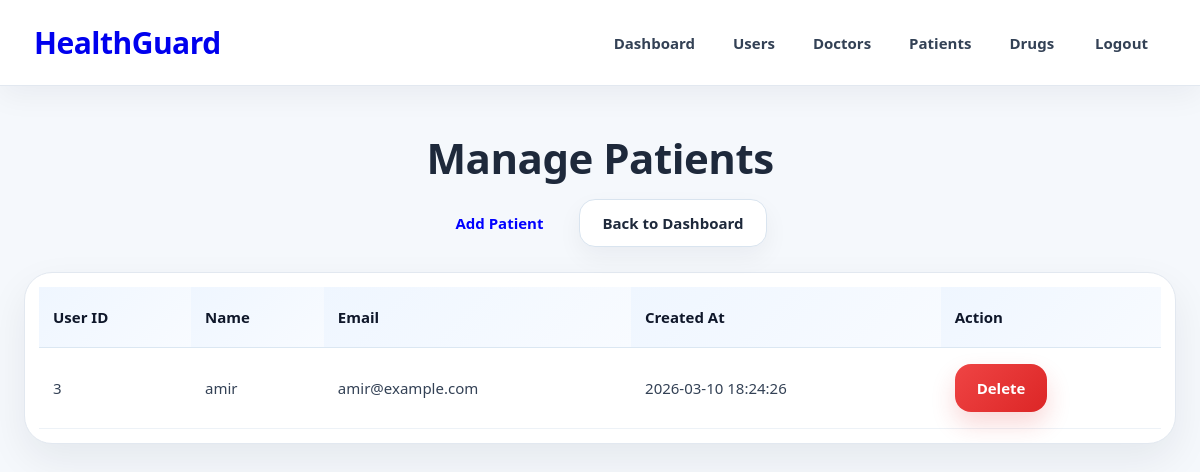
Page /admin/manage_patients.php (signed in) on the committed database.
### tables this page shows
CREATE TABLE IF NOT EXISTS `users` (
  `user_id` int NOT NULL AUTO_INCREMENT,
  `name` varchar(100) NOT NULL,
  `role` enum('patient','doctor','admin') NOT NULL,
  `email` varchar(100) NOT NULL,
  `password` varchar(255) NOT NULL,
  `created_at` timestamp NULL DEFAULT CURRENT_TIMESTAMP,
  PRIMARY KEY (`user_id`),
  UNIQUE KEY `email` (`email`)
);

### admin/manage_patients.php (the view, shortened to what this page needs)
<?php
$conn = OpenCon();
$sql = "SELECT * FROM users WHERE role='patient' ORDER BY user_id DESC";
$result = mysqli_query($conn, $sql);
?>
<!DOCTYPE html>
<html lang="en">
<head>
    <link rel="stylesheet" href="/HealthGuard/style.css">
</head>
<body>
<?php include("../navbar.php"); ?>
<div class="section">
    <h1 class="section-title">Manage Patients</h1>
    <div class="hero-actions" style="justify-content:center; margin-bottom:25px;">
        <a href="/HealthGuard/admin/add_patient.php" class="primary-btn">Add Patient</a>
        <a href="/HealthGuard/admin/admin_dashboard.php" class="secondary-btn">Back to Dashboard</a>
    </div>
    <div class="table-wrapper">
        <table>
            <tr>
                <th>User ID</th>
                <th>Name</th>
                <th>Email</th>
                <th>Created At</th>
                <th>Action</th>
            </tr>
            <?php
            while ($row = mysqli_fetch_assoc($result)) {
            ?>
            <tr>
                <td><?php echo $row['user_id']; ?></td>
                <td><?php echo $row['name']; ?></td>
                <td><?php echo $row['email']; ?></td>
                <td><?php echo $row['created_at']; ?></td>
                <td>
                    <a href="/HealthGuard/admin/delete_patient.php?user_id=<?php echo $row['user_id']; ?>" class="danger-btn">Delete</a>
                </td>
            </tr>
            <?php } ?>
        </table>
    </div>
</div>
</body>
</html>

### style.css (style rules this page uses)
* { margin: 0; padding: 0; box-sizing: border-box; }
html, body { min-height: 100%; font-family: "Segoe UI", Tahoma, Geneva, Verdana, sans-serif; scroll-behavior: smooth; }
body { background: #f5f8fc; color: #1e293b; line-height: 1.6; }
a { text-decoration: none; transition: 0.25s ease; }
.primary-btn, .secondary-btn, .danger-btn, button, a.primary-btn, a.secondary-btn, a.danger-btn { display: inline-flex !important; align-items: center !important; justify-content: center !important; text-decoration: none !important; font-weight: 800 !important; font-size: 15px !important; line-height: 1 !important; cursor: pointer !important; border-radius: 16px !important; padding: 12px 22px !important; min-height: 48px !important; transition: 0.25s ease !important; border: none; }
.primary-btn, a.primary-btn, button { color: blue !important; }
.secondary-btn, a.secondary-btn { background: #ffffff !important; color: #1e293b !important; border: 1px solid #d9e4ef !important; box-shadow: 0 10px 24px rgba(15, 23, 42, 0.05) !important; }
.danger-btn, a.danger-btn { background: linear-gradient(135deg, #ef4444, #dc2626) !important; color: #ffffff !important; border: none !important; box-shadow: 0 12px 24px rgba(220, 38, 38, 0.18) !important; }
.section { width: 100%; max-width: 1380px; margin: 0 auto; padding: 38px 24px 42px; }
.section-title { font-size: 42px; font-weight: 800; text-align: center; margin-bottom: 8px; letter-spacing: -0.5px; }
.hero-actions { display: flex; justify-content: center; align-items: center; gap: 14px; flex-wrap: wrap; }
.table-wrapper { width: 100%; overflow-x: auto; background: #ffffff; border-radius: 28px; border: 1px solid #e2e8f0; box-shadow: 0 16px 40px rgba(15, 23, 42, 0.07); padding: 14px; }
table { width: 100%; border-collapse: collapse; min-width: 760px; }
table th { text-align: left; padding: 18px 14px; font-size: 15px; font-weight: 900; color: #0f172a; background: linear-gradient(135deg, #eff6ff, #f8fbff); border-bottom: 1px solid #dbe7f2; }
table td { padding: 16px 14px; border-bottom: 1px solid #edf2f7; color: #334155; font-size: 15px; vertical-align: middle; }

### rows in the picture
users: user_id "3", name "amir", email "amir@example.com", created_at "2026-03-10 18:24:26"
